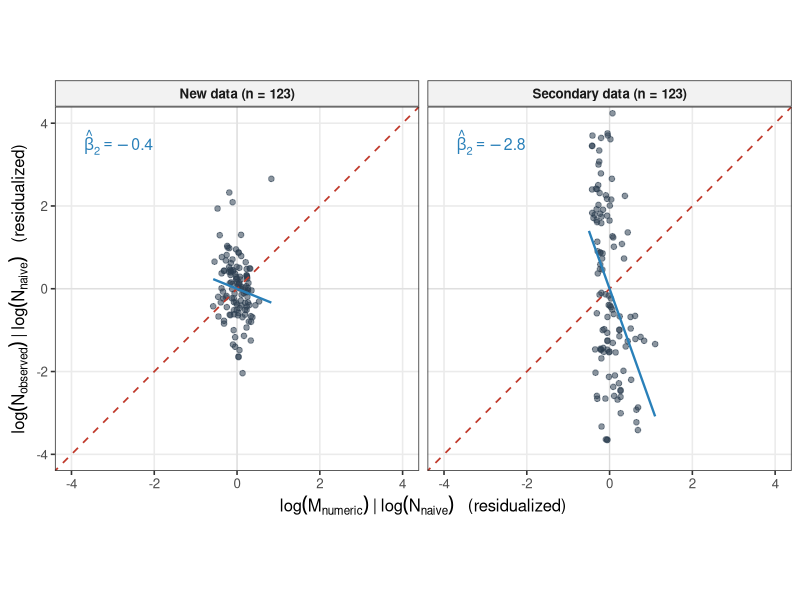
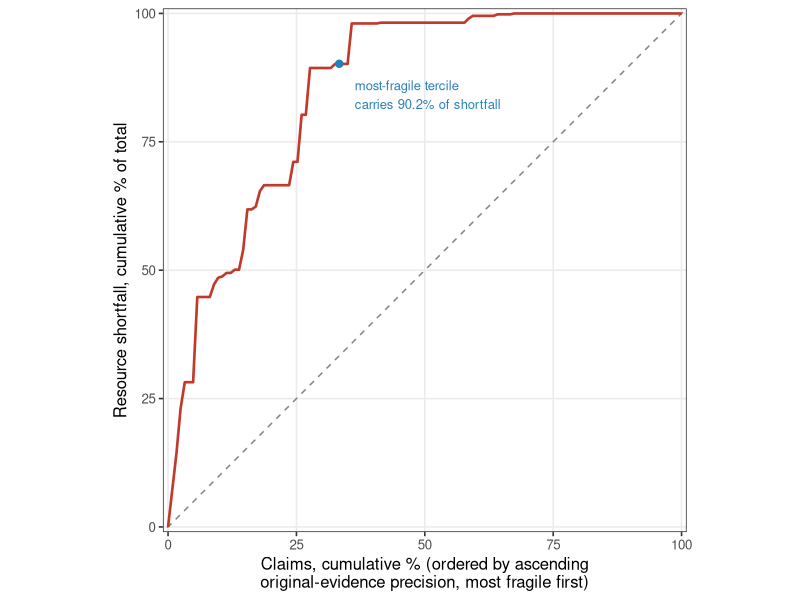
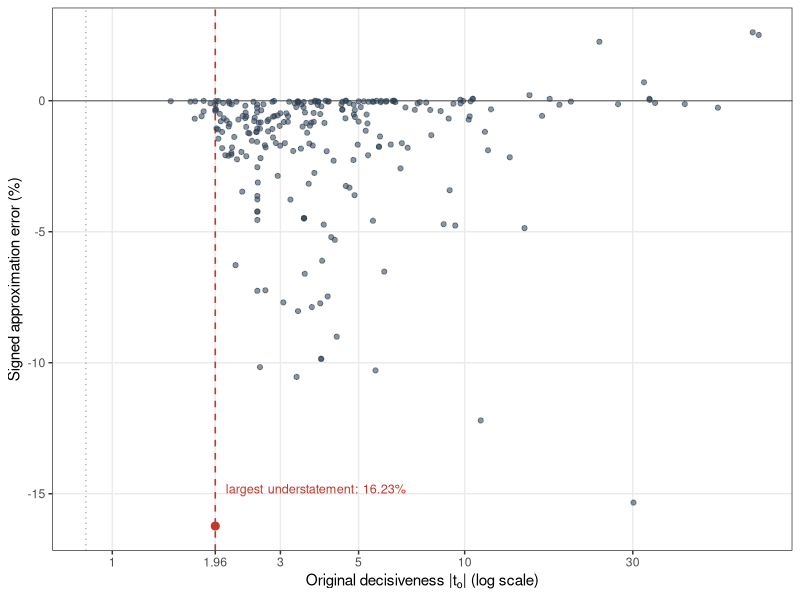

Recreate these plots in R, in order.
# Figure 1: added-variable (partial-regression) plot of log(N_observed) on
# log(markup), controlling for log(N_naive), new data vs. secondary data.
# The slope in each panel equals beta_2 from Table 2 (Frisch-Waugh-Lovell:
# residualizing both axes on log(N_naive) recovers the partial slope from the
# full trivariate regression). The dashed slope-1 line is the safeguard
# criterion's prediction (N_observed = N_naive * markup, holding N_naive
# fixed implies a one-to-one line in this residualized space).
#
# Figure 2 (optional): concentration curve of the new-data resource shortfall
# across claims ordered by ascending original-evidence precision (most
# fragile first), against the 45-degree equal-share reference.
# Appendix Figure A1: signed approximation error against original decisiveness.

suppressMessages({
  library(dplyr)
  library(ggplot2)
})

d <- read.csv("claim_level_with_discipline.csv")
exact_targets <- read.csv("safeguard_inflation_claim_level.csv") %>%
  select(claim_id, N_safeguard_exact)
d <- d %>% left_join(exact_targets, by = "claim_id") %>%
  mutate(markup_exact = N_safeguard_exact / N_naive)

nd <- d %>% filter(repli_type == "new data", safeguard_defined, !is.na(N_naive)) %>%
  mutate(logN_obs = log(repli_sample_size_value), logN_naive = log(N_naive),
         logmarkup = log(markup_exact))
sd_ <- d %>% filter(repli_type == "secondary data", safeguard_defined, !is.na(N_naive)) %>%
  mutate(logN_obs = log(repli_sample_size_value), logN_naive = log(N_naive),
         logmarkup = log(markup_exact))

partial_frame <- function(dat, label) {
  rY <- resid(lm(logN_obs ~ logN_naive, data = dat))
  rX <- resid(lm(logmarkup ~ logN_naive, data = dat))
  data.frame(sample = label, resid_markup = rX, resid_Nobs = rY)
}

pf <- bind_rows(
  partial_frame(nd, "New data (n = 123)"),
  partial_frame(sd_, "Secondary data (n = 123)")
)
pf$sample <- factor(pf$sample, levels = c("New data (n = 123)", "Secondary data (n = 123)"))

lim <- 4  # zoom for legibility; 6 secondary-data points fall outside the view

beta_labels <- data.frame(
  sample = factor(c("New data (n = 123)", "Secondary data (n = 123)"),
                  levels = levels(pf$sample)),
  resid_markup = c(-3.7, -3.7),
  resid_Nobs = c(3.55, 3.55),
  label = c("hat(beta)[2] == -0.40", "hat(beta)[2] == -2.80")
)

p1 <- ggplot(pf, aes(x = resid_markup, y = resid_Nobs)) +
  geom_hline(yintercept = 0, color = "grey85", linewidth = 0.3) +
  geom_vline(xintercept = 0, color = "grey85", linewidth = 0.3) +
  geom_point(alpha = 0.55, size = 1.6, color = "#2c3e50") +
  geom_abline(slope = 1, intercept = 0, linetype = "dashed",
              color = "#c0392b", linewidth = 0.6) +
  geom_smooth(method = "lm", se = FALSE, color = "#2980b9", linewidth = 0.8) +
  geom_text(data = beta_labels,
            aes(x = resid_markup, y = resid_Nobs, label = label),
            inherit.aes = FALSE, parse = TRUE, hjust = 0,
            color = "#2980b9", size = 4) +
  coord_fixed(ratio = 1, xlim = c(-lim, lim), ylim = c(-lim, lim)) +
  facet_wrap(~ sample) +
  labs(
    x = expression(log(M[numeric]) ~ "|" ~ log(N[naive]) ~ "  (residualized)"),
    y = expression(log(N[observed]) ~ "|" ~ log(N[naive]) ~ "  (residualized)")
  ) +
  theme_bw(base_size = 12) +
  theme(strip.background = element_rect(fill = "grey95"),
        strip.text = element_text(face = "bold"),
        panel.grid.minor = element_blank())

ggsave("../manuscript/fig_elasticity_scatter.pdf", p1, width = 8.5, height = 4.4)
cat("Saved fig_elasticity_scatter.pdf\n")

## ---- Figure 2 (optional): concentration curve --------------------------

nd2 <- d %>%
  filter(repli_type == "new data", safeguard_defined,
         !is.na(N_safeguard_exact)) %>%
  mutate(shortfall = pmax(N_safeguard_exact - repli_sample_size_value, 0)) %>%
  arrange(abs_t) %>%  # most fragile (lowest |t_orig|) first
  mutate(
    claim_rank = row_number(),
    cum_claims_pct = 100 * claim_rank / n(),
    cum_shortfall_pct = 100 * cumsum(shortfall) / sum(shortfall)
  )

# prepend the (0,0) origin point for a proper curve
curve_df <- bind_rows(
  data.frame(cum_claims_pct = 0, cum_shortfall_pct = 0),
  nd2 %>% select(cum_claims_pct, cum_shortfall_pct)
)

p2 <- ggplot(curve_df, aes(x = cum_claims_pct, y = cum_shortfall_pct)) +
  geom_abline(slope = 1, intercept = 0, linetype = "dashed",
              color = "grey50", linewidth = 0.5) +
  geom_line(color = "#c0392b", linewidth = 0.9) +
  annotate("point", x = 100 * 41 / 123, y = 90.2, color = "#2980b9", size = 2.2) +
  annotate("text", x = 100 * 41 / 123 + 3, y = 90.2 - 6,
           label = "most-fragile tercile\ncarries 90.2% of shortfall",
           hjust = 0, size = 3.3, color = "#2980b9") +
  scale_x_continuous(limits = c(0, 100), expand = c(0.01, 0)) +
  scale_y_continuous(limits = c(0, 100), expand = c(0.01, 0)) +
  coord_fixed(ratio = 1) +
  labs(
    x = "Claims, cumulative % (ordered by ascending\noriginal-evidence precision, most fragile first)",
    y = "Resource shortfall, cumulative % of total"
  ) +
  theme_bw(base_size = 12) +
  theme(panel.grid.minor = element_blank())

ggsave("../manuscript/fig_shortfall_concentration.pdf", p2, width = 6, height = 6.3)
cat("Saved fig_shortfall_concentration.pdf\n")

## ---- Appendix Figure A1: approximation error ---------------------------

approx_df <- d %>%
  filter(safeguard_defined, !is.na(markup_exact), markup_exact > 0,
         !is.na(markup_approx), !is.na(abs_t)) %>%
  mutate(error_pct = 100 * (markup_approx - markup_exact) / markup_exact)
stopifnot(nrow(approx_df) == 246)
worst <- approx_df %>% slice_min(error_pct, n = 1, with_ties = FALSE)
pA1 <- ggplot(approx_df, aes(x = abs_t, y = error_pct)) +
  geom_hline(yintercept = 0, color = "grey45", linewidth = 0.45) +
  geom_vline(xintercept = qnorm(.80), linetype = "dotted",
             color = "grey65", linewidth = 0.45) +
  geom_vline(xintercept = 1.96, linetype = "dashed",
             color = "#c0392b", linewidth = 0.55) +
  geom_point(alpha = .55, size = 1.45, color = "#2c3e50") +
  geom_point(data = worst, size = 2.4, color = "#c0392b") +
  annotate("text", x = 2.1, y = -14.8,
           label = "largest understatement: 16.23%",
           hjust = 0, size = 3.2, color = "#c0392b") +
  scale_x_log10(breaks = c(1, 1.96, 3, 5, 10, 30, 100),
                labels = c("1", "1.96", "3", "5", "10", "30", "100")) +
  labs(x = expression("Original decisiveness " * "|" * t[o] * "|" *
                        " (log scale)"),
       y = "Signed approximation error (%)") +
  theme_bw(base_size = 11) +
  theme(panel.grid.minor = element_blank())
ggsave("../manuscript/fig_approximation_error.pdf", pA1,
       width = 6.5, height = 3.7)
cat("Saved fig_approximation_error.pdf\n")

figure_slopes <- c(
  "new data" = unname(coef(lm(resid_Nobs ~ resid_markup, data = pf %>% filter(sample == "New data (n = 123)")))[2]),
  "secondary data" = unname(coef(lm(resid_Nobs ~ resid_markup, data = pf %>% filter(sample == "Secondary data (n = 123)")))[2])
)
canonical <- read.csv("table2_elasticity.csv") %>% filter(specification == "Baseline")
canonical_slopes <- setNames(canonical$beta2, canonical$sample)
stopifnot(all(abs(figure_slopes[names(canonical_slopes)] - canonical_slopes) < 1e-10))
cat("\nSlopes verified against Table 2 beta_2:\n")
print(round(figure_slopes, 3))
